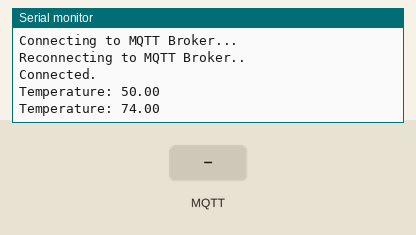
A sketch run on a simulated ESP32. Parts: the last lines printed to the serial monitor. The inputs (shaded band) are chosen by the test bench. WiFi joins after 1.5 s; servers stay silent unless stated; random numbers use the default seed unless the sketch sets one; no MQTT or app messages arrive unless stated.

Above: at 2.7 s.
2.8 s: MQTT message "5" arrives on the first subscribed topic
At 3.4 s:
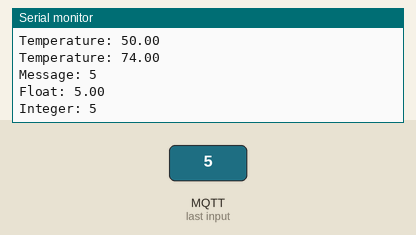
4.3 s: MQTT message "90" arrives on the first subscribed topic
At 4.48 s:
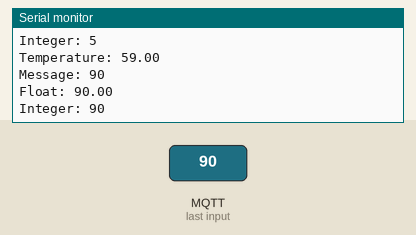
Timing chart, 0 to 7.3 s (numbered marks = the images above; inputs shaded):
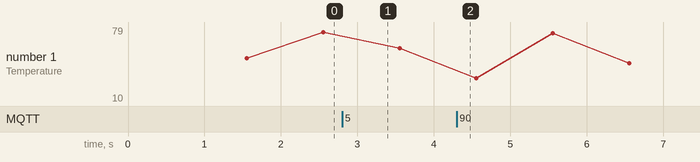

Measured:
- after the input at 2.8 s, the serial monitor: prints a new line at once (image 1)
- after the input at 4.3 s, the serial monitor: prints a new line at once (image 2)

The sketch:

MQTT_publish_and_subscribe.ino
```cpp
//addapted from:
//https://microcontrollerslab.com/esp32-mqtt-client-publish-subscribe-bme280-readings-hivemq/

#include <Arduino.h>
#include <WiFi.h>
#include <PubSubClient.h>

WiFiClient wifiClient;
PubSubClient mqttClient(wifiClient);

const char* ssid = "TP-Link_905D";
const char* password = "33072036";

char *mqttServer = "broker.hivemq.com";
int mqttPort = 1883;

long previous_time = 0;
String msgString; // Declare msgString variable in the global scope

void setupMQTT() {
  mqttClient.setServer(mqttServer, mqttPort);
  mqttClient.setCallback(callback);
}

void reconnect() {
  Serial.println("Connecting to MQTT Broker...");
  while (!mqttClient.connected()) {
      Serial.println("Reconnecting to MQTT Broker..");
      String clientId = "ESP32Client-";
      clientId += String(random(0xffff), HEX);

      if (mqttClient.connect(clientId.c_str())) {
        Serial.println("Connected.");
        // subscribe to topic
        mqttClient.subscribe("agrotech/2023/message");
      }
  }
}

void setup() {
  Serial.begin(115200);
  WiFi.begin(ssid, password);
    while (WiFi.status() != WL_CONNECTED) {
      delay(500);
      Serial.print(".");
    }
    Serial.println("");
     Serial.println("Connected to Wi-Fi");

  setupMQTT();
}


void loop() {
  if (!mqttClient.connected())
    reconnect();
  mqttClient.loop();
  long now = millis();

  if (now - previous_time > 1000) {
    previous_time = now;

    float temperature = random(1, 101);
    char tempString[8];
    dtostrf(temperature, 1, 2, tempString);
    Serial.print("Temperature: ");
    Serial.println(tempString);
    mqttClient.publish("agrotech/2023/temperature", tempString);

    mqttClient.publish("agrotech/2023/string", "Hi :)");

//    Serial.print("Subscribed Message: ");
//    Serial.println(msgString);
  }
}


void callback(char* topic, byte* message, unsigned int length) {
  // Convert byte array to string
 //  String msgString((char*)message, length);

  msgString = String((char*)message, length);

  // Convert string to float
  float msgFloat = msgString.toFloat();

  // Convert string to integer
  int msgInt = msgString.toInt();

  Serial.print("Message: ");
  Serial.println(msgString);
  Serial.print("Float: ");
  Serial.println(msgFloat);
  Serial.print("Integer: ");
  Serial.println(msgInt);
}
```
